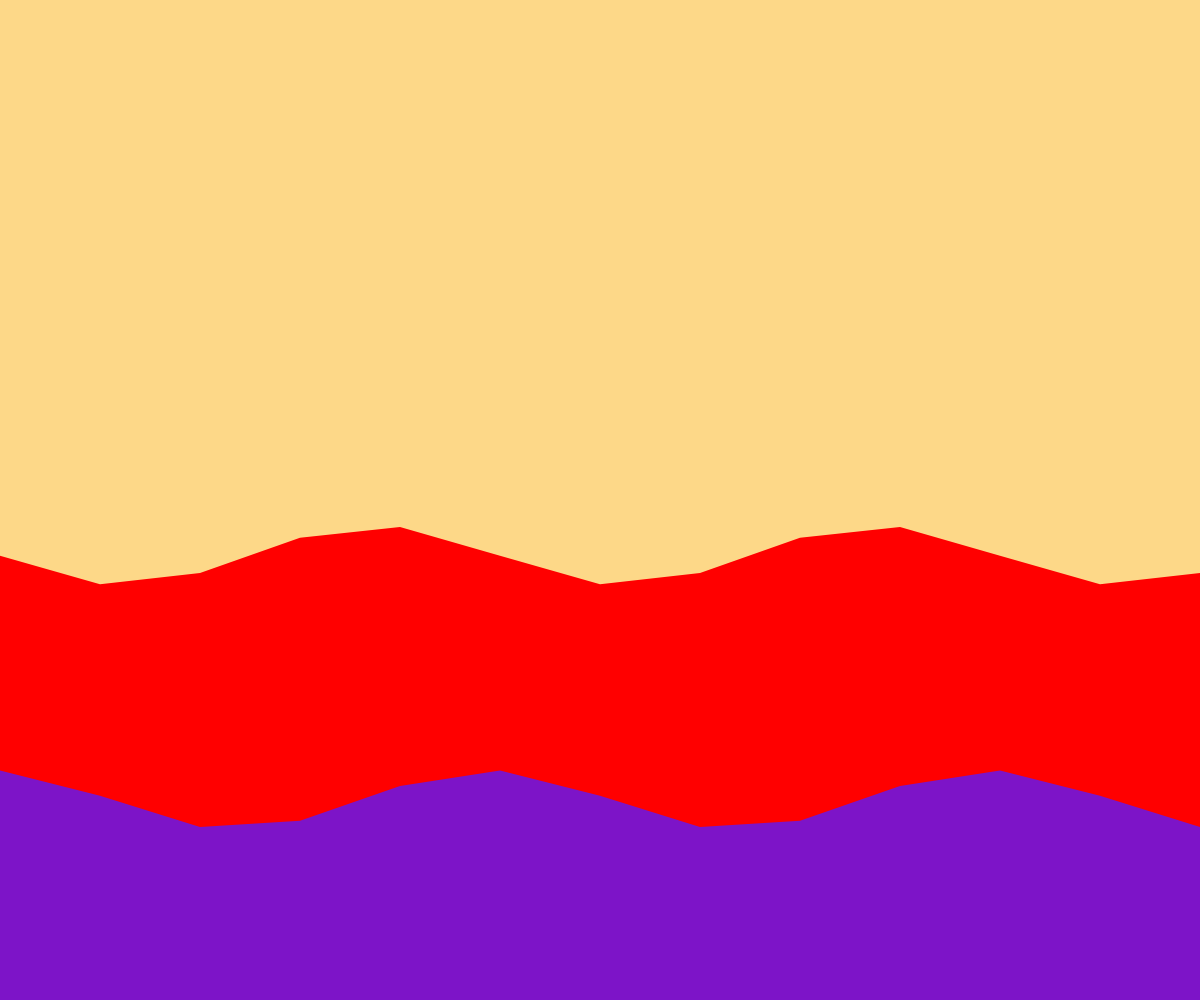
Frame 1 (no input)
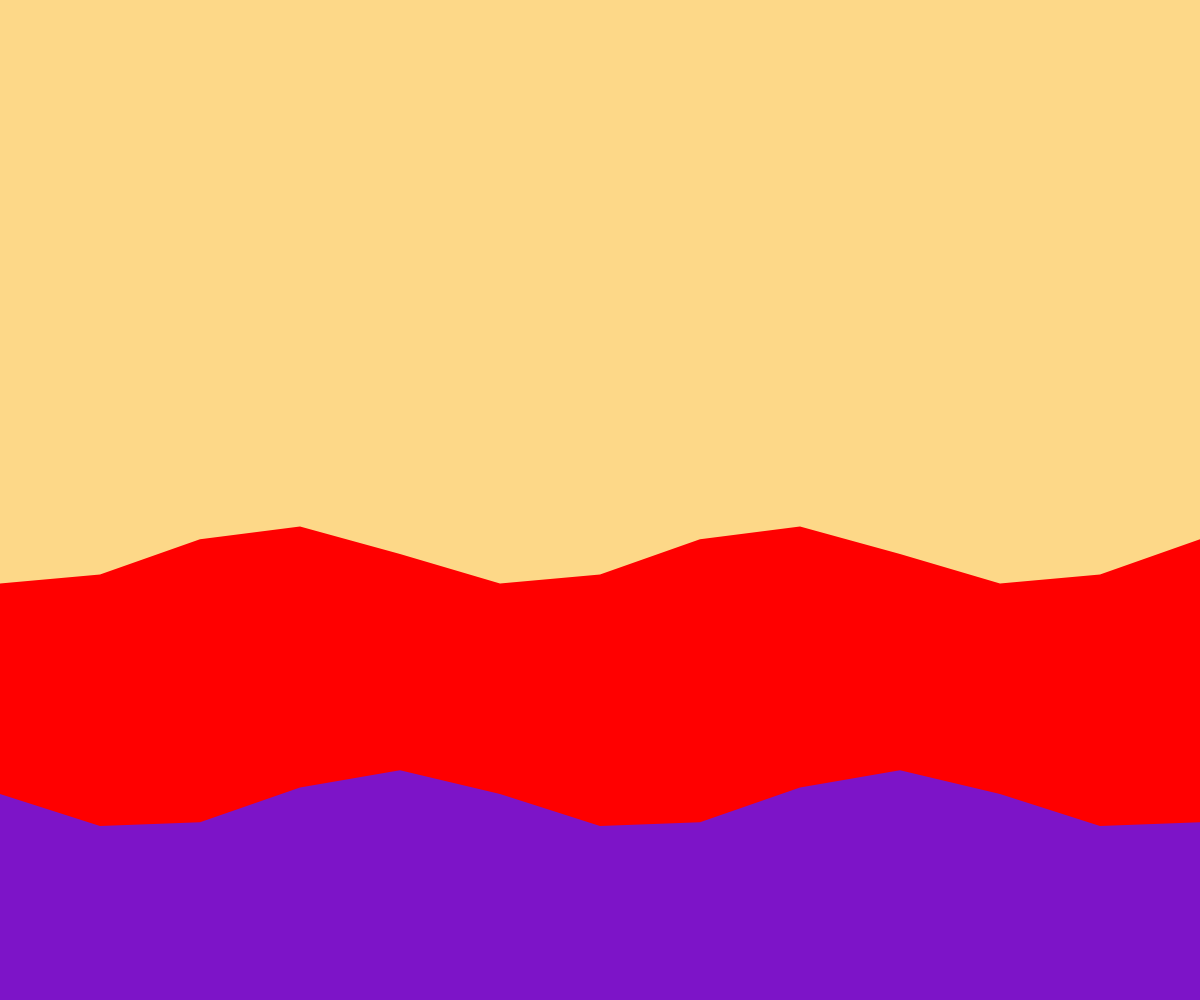
Frame 60 (no input)
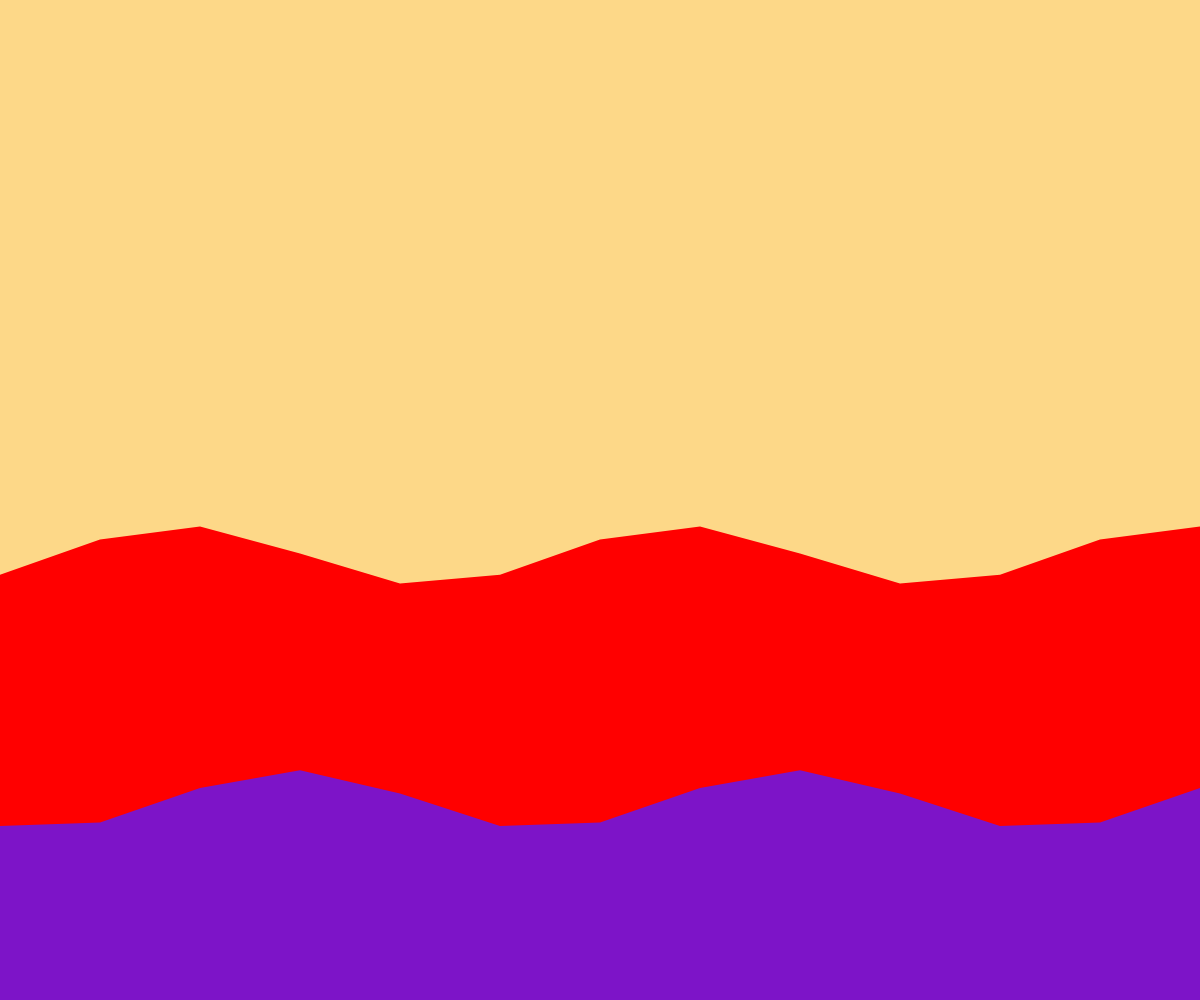
Frame 120 (the mouse pressed at the canvas centre since frame 60)

The p5.js sketch that drew these frames (run headless with seeded random() and noise() and a simulated clock; from frame 60 on, the mouse is pressed at the canvas centre):

// p5.js sketch
// ── sketch.js
var yValues;
var xSpacing;
var segments;

var period;
var amplitude;

var waveAngle;
var waveSpeed;

function setup(){
  createCanvas(windowWidth,windowHeight);
  segments = 12
  xSpacing = width/segments;
  yValues = new Array(segments+2);
  period = 500.0;
  amplitude = 30.0;
  dx = (TWO_PI / period) * xSpacing;

  waveAngle = 0.0;
  waveSpeed = 0.0;



}

function draw(){
  background(253,216,136);

  renderWave(0, 1.8, 255, 0, 0);
  renderWave(30,1.25, 125, 20, 200);

}


function renderWave(_offset, _Y, _R, _G, _B){

  waveSpeed += 0.001;

  this.speed = map(sin(waveSpeed), -1, 1, 0.008, 0.012)

  waveAngle += this.speed;

  this.offset = _offset;
  this.theta = this.offset + waveAngle;

  this.dx = (TWO_PI / period) * xSpacing;

  this.r = _R;
  this.g = _G;
  this.b = _B;

  this.y = _Y;

  for (var i = 0; i < yValues.length; i++) {
    yValues[i] = sin(this.theta)*amplitude;
    this.theta+=this.dx;
  }

  noStroke();

  beginShape();
  for (var x = 0; x < yValues.length; x++) {
    fill(this.r,this.g,this.b);
    vertex(x*xSpacing, height/this.y+yValues[x]);
  }
  vertex(width,height);
  vertex(0, height);
  endShape(CLOSE);

}
